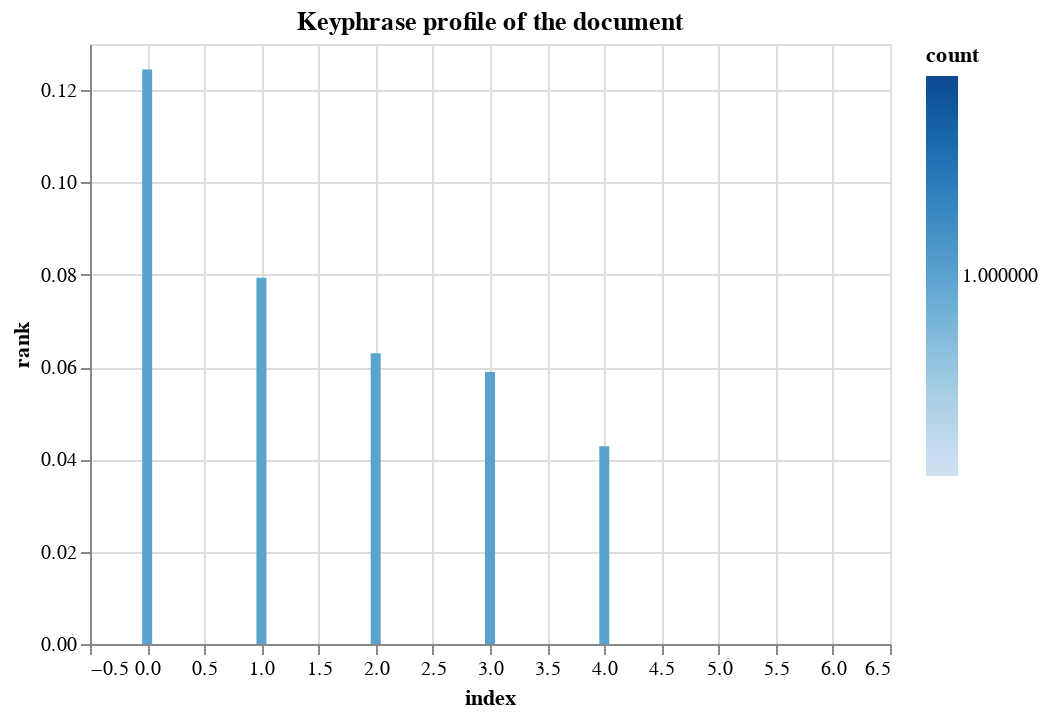

This figure's notebook cell:
### Code cell
tr = doc._.textrank
tr.plot_keyphrases()

### Figure 1 — Vega-Lite specification as saved in the notebook (floating-point values rounded to 4 significant figures)
{"config": {"view": {"continuousWidth": 400, "continuousHeight": 300}}, "data": {"name": "data-76f1a9d9f6e1c05d7ac800d5986e567f"}, "mark": "bar", "encoding": {"color": {"field": "count", "type": "quantitative"}, "tooltip": [{"field": "text", "type": "nominal"}, {"field": "rank", "type": "quantitative"}, {"field": "count", "type": "quantitative"}], "x": {"field": "index", "type": "quantitative"}, "y": {"field": "rank", "type": "quantitative"}}, "title": "Keyphrase profile of the document", "$schema": "https://vega.github.io/schema/vega-lite/v4.17.0.json", "datasets": {"data-76f1a9d9f6e1c05d7ac800d5986e567f": [{"index": 0, "text": "the ENTIRE movie;and", "count": 1, "rank": 0.1245}, {"index": 1, "text": "every plot point", "count": 1, "rank": 0.07936}, {"index": 2, "text": "the trailer", "count": 1, "rank": 0.06299}, {"index": 3, "text": "every joke", "count": 1, "rank": 0.05892}, {"index": 4, "text": "the film", "count": 1, "rank": 0.04283}, {"index": 5, "text": "I", "count": 1, "rank": 0.0}, {"index": 6, "text": "it", "count": 1, "rank": 0.0}]}}
